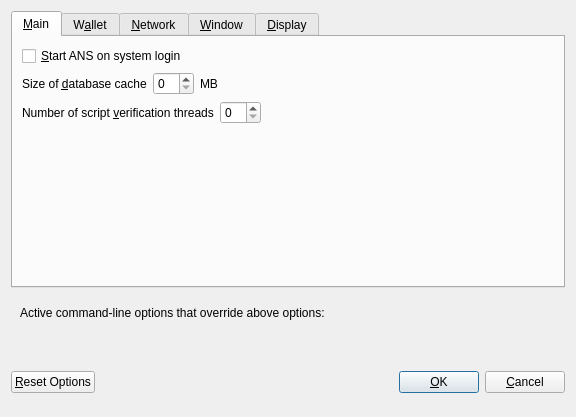
<?xml version="1.0" encoding="UTF-8"?>
<ui version="4.0">
 <class>OptionsDialog</class>
 <widget class="QDialog" name="OptionsDialog">
  <property name="geometry">
   <rect>
    <x>0</x>
    <y>0</y>
    <width>576</width>
    <height>417</height>
   </rect>
  </property>
  <property name="windowTitle">
   <string>Options</string>
  </property>
  <property name="modal">
   <bool>true</bool>
  </property>
  <layout class="QVBoxLayout" name="verticalLayout">
   <item>
    <widget class="QTabWidget" name="tabWidget">
     <property name="currentIndex">
      <number>0</number>
     </property>
     <widget class="QWidget" name="tabMain">
      <attribute name="title">
       <string>&amp;Main</string>
      </attribute>
      <layout class="QVBoxLayout" name="verticalLayout_Main">
       <item>
        <widget class="QCheckBox" name="bitcoinAtStartup">
         <property name="toolTip">
          <string>Automatically start ANS after logging in to the system.</string>
         </property>
         <property name="text">
          <string>&amp;Start ANS on system login</string>
         </property>
        </widget>
       </item>
       <item>
        <layout class="QHBoxLayout" name="horizontalLayout_2_Main">
         <item>
          <widget class="QLabel" name="databaseCacheLabel">
           <property name="text">
            <string>Size of &amp;database cache</string>
           </property>
           <property name="textFormat">
            <enum>Qt::PlainText</enum>
           </property>
           <property name="buddy">
            <cstring>databaseCache</cstring>
           </property>
          </widget>
         </item>
         <item>
          <widget class="QSpinBox" name="databaseCache"/>
         </item>
         <item>
          <widget class="QLabel" name="databaseCacheUnitLabel">
           <property name="text">
            <string>MB</string>
           </property>
           <property name="textFormat">
            <enum>Qt::PlainText</enum>
           </property>
          </widget>
         </item>
         <item>
          <spacer name="horizontalSpacer_2_Main">
           <property name="orientation">
            <enum>Qt::Horizontal</enum>
           </property>
           <property name="sizeHint" stdset="0">
            <size>
             <width>40</width>
             <height>20</height>
            </size>
           </property>
          </spacer>
         </item>
        </layout>
       </item>
       <item>
        <layout class="QHBoxLayout" name="horizontalLayout_3_Main">
         <item>
          <widget class="QLabel" name="threadsScriptVerifLabel">
           <property name="text">
            <string>Number of script &amp;verification threads</string>
           </property>
           <property name="textFormat">
            <enum>Qt::PlainText</enum>
           </property>
           <property name="buddy">
            <cstring>threadsScriptVerif</cstring>
           </property>
          </widget>
         </item>
         <item>
          <widget class="QSpinBox" name="threadsScriptVerif">
           <property name="toolTip">
            <string>(0 = auto, &lt;0 = leave that many cores free)</string>
           </property>
          </widget>
         </item>
         <item>
          <spacer name="horizontalSpacer_3_Main">
           <property name="orientation">
            <enum>Qt::Horizontal</enum>
           </property>
           <property name="sizeHint" stdset="0">
            <size>
             <width>40</width>
             <height>20</height>
            </size>
           </property>
          </spacer>
         </item>
        </layout>
       </item>
       <item>
        <spacer name="verticalSpacer_Main">
         <property name="orientation">
          <enum>Qt::Vertical</enum>
         </property>
         <property name="sizeHint" stdset="0">
          <size>
           <width>20</width>
           <height>40</height>
          </size>
         </property>
        </spacer>
       </item>
      </layout>
     </widget>
     <widget class="QWidget" name="tabWallet">
      <attribute name="title">
       <string>W&amp;allet</string>
      </attribute>
      <layout class="QVBoxLayout" name="verticalLayout_Wallet">
       <item>
        <widget class="QGroupBox" name="groupBox">
         <property name="title">
          <string>Expert</string>
         </property>
         <layout class="QVBoxLayout" name="verticalLayout_2">
          <item>
           <widget class="QCheckBox" name="coinControlFeatures">
            <property name="toolTip">
             <string>Whether to show coin control features or not.</string>
            </property>
            <property name="text">
             <string>Enable coin &amp;control features</string>
            </property>
           </widget>
          </item>
          <item>
           <widget class="QCheckBox" name="showMasternodesTab">
            <property name="toolTip">
             <string>Show additional tab listing all your masternodes in first sub-tab&lt;br/&gt;and all masternodes on the network in second sub-tab.</string>
            </property>
            <property name="text">
             <string>Show Masternodes Tab</string>
            </property>
           </widget>
          </item>
          <item>
           <widget class="QCheckBox" name="spendZeroConfChange">
            <property name="toolTip">
             <string>If you disable the spending of unconfirmed change, the change from a transaction&lt;br/&gt;cannot be used until that transaction has at least one confirmation.&lt;br/&gt;This also affects how your balance is computed.</string>
            </property>
            <property name="text">
             <string>&amp;Spend unconfirmed change</string>
            </property>
           </widget>
          </item>
         </layout>
        </widget>
       </item>
       <item>
        <spacer name="verticalSpacer_Wallet">
         <property name="orientation">
          <enum>Qt::Vertical</enum>
         </property>
         <property name="sizeHint" stdset="0">
          <size>
           <width>20</width>
           <height>40</height>
          </size>
         </property>
        </spacer>
       </item>
      </layout>
     </widget>
     <widget class="QWidget" name="tabNetwork">
      <attribute name="title">
       <string>&amp;Network</string>
      </attribute>
      <layout class="QVBoxLayout" name="verticalLayout_Network">
       <item>
        <widget class="QCheckBox" name="mapPortUpnp">
         <property name="toolTip">
          <string>Automatically open the ANS client port on the router. This only works when your router supports UPnP and it is enabled.</string>
         </property>
         <property name="text">
          <string>Map port using &amp;UPnP</string>
         </property>
        </widget>
       </item>
       <item>
        <widget class="QCheckBox" name="allowIncoming">
         <property name="toolTip">
          <string>Accept connections from outside</string>
         </property>
         <property name="text">
          <string>Allow incoming connections</string>
         </property>
        </widget>
       </item>
       <item>
        <widget class="QCheckBox" name="connectSocks">
         <property name="toolTip">
          <string>Connect to the ANS network through a SOCKS5 proxy.</string>
         </property>
         <property name="text">
          <string>&amp;Connect through SOCKS5 proxy (default proxy):</string>
         </property>
        </widget>
       </item>
       <item>
        <layout class="QHBoxLayout" name="horizontalLayout_1_Network">
         <item>
          <widget class="QLabel" name="proxyIpLabel">
           <property name="text">
            <string>Proxy &amp;IP:</string>
           </property>
           <property name="textFormat">
            <enum>Qt::PlainText</enum>
           </property>
           <property name="buddy">
            <cstring>proxyIp</cstring>
           </property>
          </widget>
         </item>
         <item>
          <widget class="QValidatedLineEdit" name="proxyIp">
           <property name="minimumSize">
            <size>
             <width>140</width>
             <height>0</height>
            </size>
           </property>
           <property name="maximumSize">
            <size>
             <width>140</width>
             <height>16777215</height>
            </size>
           </property>
           <property name="toolTip">
            <string>IP address of the proxy (e.g. IPv4: 127.0.0.1 / IPv6: ::1)</string>
           </property>
          </widget>
         </item>
         <item>
          <widget class="QLabel" name="proxyPortLabel">
           <property name="text">
            <string>&amp;Port:</string>
           </property>
           <property name="textFormat">
            <enum>Qt::PlainText</enum>
           </property>
           <property name="buddy">
            <cstring>proxyPort</cstring>
           </property>
          </widget>
         </item>
         <item>
          <widget class="QLineEdit" name="proxyPort">
           <property name="minimumSize">
            <size>
             <width>55</width>
             <height>0</height>
            </size>
           </property>
           <property name="maximumSize">
            <size>
             <width>55</width>
             <height>16777215</height>
            </size>
           </property>
           <property name="toolTip">
            <string>Port of the proxy (e.g. 9050)</string>
           </property>
          </widget>
         </item>
         <item>
          <spacer name="horizontalSpacer_1_Network">
           <property name="orientation">
            <enum>Qt::Horizontal</enum>
           </property>
           <property name="sizeHint" stdset="0">
            <size>
             <width>40</width>
             <height>20</height>
            </size>
           </property>
          </spacer>
         </item>
        </layout>
       </item>
       <item>
        <spacer name="verticalSpacer_Network">
         <property name="orientation">
          <enum>Qt::Vertical</enum>
         </property>
         <property name="sizeHint" stdset="0">
          <size>
           <width>20</width>
           <height>40</height>
          </size>
         </property>
        </spacer>
       </item>
      </layout>
     </widget>
     <widget class="QWidget" name="tabWindow">
      <attribute name="title">
       <string>&amp;Window</string>
      </attribute>
      <layout class="QVBoxLayout" name="verticalLayout_Window">
       <item>
        <widget class="QCheckBox" name="minimizeToTray">
         <property name="toolTip">
          <string>Show only a tray icon after minimizing the window.</string>
         </property>
         <property name="text">
          <string>&amp;Minimize to the tray instead of the taskbar</string>
         </property>
        </widget>
       </item>
       <item>
        <widget class="QCheckBox" name="minimizeOnClose">
         <property name="toolTip">
          <string>Minimize instead of exit the application when the window is closed. When this option is enabled, the application will be closed only after selecting Quit in the menu.</string>
         </property>
         <property name="text">
          <string>M&amp;inimize on close</string>
         </property>
        </widget>
       </item>
       <item>
        <spacer name="verticalSpacer_Window">
         <property name="orientation">
          <enum>Qt::Vertical</enum>
         </property>
         <property name="sizeHint" stdset="0">
          <size>
           <width>20</width>
           <height>40</height>
          </size>
         </property>
        </spacer>
       </item>
      </layout>
     </widget>
     <widget class="QWidget" name="tabDisplay">
      <attribute name="title">
       <string>&amp;Display</string>
      </attribute>
      <layout class="QVBoxLayout" name="verticalLayout_Display">
       <item>
        <layout class="QHBoxLayout" name="horizontalLayout_1_Display">
         <item>
          <widget class="QLabel" name="langLabel">
           <property name="text">
            <string>User Interface &amp;language:</string>
           </property>
           <property name="textFormat">
            <enum>Qt::PlainText</enum>
           </property>
           <property name="buddy">
            <cstring>lang</cstring>
           </property>
          </widget>
         </item>
         <item>
          <widget class="QValueComboBox" name="lang">
           <property name="toolTip">
            <string>The user interface language can be set here. This setting will take effect after restarting ANS.</string>
           </property>
          </widget>
         </item>
        </layout>
       </item>
       <item>
        <widget class="QLabel" name="label_3">
         <property name="toolTip">
          <string notr="true"/>
         </property>
         <property name="statusTip">
          <string notr="true"/>
         </property>
         <property name="whatsThis">
          <string notr="true"/>
         </property>
         <property name="accessibleName">
          <string notr="true"/>
         </property>
         <property name="text">
          <string>Language missing or translation incomplete? Help contributing translations here:
https://www.transifex.com/ans-project/ans-project-translations</string>
         </property>
         <property name="wordWrap">
          <bool>true</bool>
         </property>
         <property name="openExternalLinks">
          <bool>true</bool>
         </property>
         <property name="textInteractionFlags">
          <set>Qt::TextBrowserInteraction</set>
         </property>
        </widget>
       </item>
       <item>
        <layout class="QHBoxLayout" name="horizontalLayout_4_Display" stretch="0,0">
         <item>
          <widget class="QLabel" name="themeLabel">
           <property name="text">
            <string>User Interface Theme:</string>
           </property>
          </widget>
         </item>
         <item>
          <widget class="QValueComboBox" name="theme"/>
         </item>
        </layout>
       </item>
       <item>
        <widget class="Line" name="line">
         <property name="orientation">
          <enum>Qt::Horizontal</enum>
         </property>
        </widget>
       </item>
       <item>
        <layout class="QHBoxLayout" name="horizontalLayout_2_Display">
         <item>
          <widget class="QLabel" name="unitLabel">
           <property name="text">
            <string>&amp;Unit to show amounts in:</string>
           </property>
           <property name="textFormat">
            <enum>Qt::PlainText</enum>
           </property>
           <property name="buddy">
            <cstring>unit</cstring>
           </property>
          </widget>
         </item>
         <item>
          <widget class="QValueComboBox" name="unit">
           <property name="toolTip">
            <string>Choose the default subdivision unit to show in the interface and when sending coins.</string>
           </property>
          </widget>
         </item>
        </layout>
       </item>
       <item>
        <layout class="QHBoxLayout" name="horizontalLayout_5_Display">
         <item>
          <widget class="QLabel" name="digitsLabel">
           <property name="text">
            <string>Decimal digits</string>
           </property>
          </widget>
         </item>
         <item>
          <widget class="QValueComboBox" name="digits"/>
         </item>
        </layout>
       </item>
       <item>
        <layout class="QHBoxLayout" name="horizontalLayout_3_Display">
         <item>
          <widget class="QLabel" name="thirdPartyTxUrlsLabel">
           <property name="toolTip">
            <string>Third party URLs (e.g. a block explorer) that appear in the transactions tab as context menu items. %s in the URL is replaced by transaction hash. Multiple URLs are separated by vertical bar |.</string>
           </property>
           <property name="text">
            <string>Third party transaction URLs</string>
           </property>
           <property name="buddy">
            <cstring>thirdPartyTxUrls</cstring>
           </property>
          </widget>
         </item>
         <item>
          <widget class="QLineEdit" name="thirdPartyTxUrls">
           <property name="toolTip">
            <string>Third party URLs (e.g. a block explorer) that appear in the transactions tab as context menu items. %s in the URL is replaced by transaction hash. Multiple URLs are separated by vertical bar |.</string>
           </property>
          </widget>
         </item>
        </layout>
       </item>
       <item>
        <spacer name="verticalSpacer">
         <property name="orientation">
          <enum>Qt::Vertical</enum>
         </property>
         <property name="sizeHint" stdset="0">
          <size>
           <width>20</width>
           <height>40</height>
          </size>
         </property>
        </spacer>
       </item>
      </layout>
     </widget>
    </widget>
   </item>
   <item>
    <widget class="QFrame" name="frame">
     <layout class="QVBoxLayout" name="verticalLayout_Bottom">
      <item>
       <layout class="QHBoxLayout" name="horizontalLayout_Bottom">
        <item>
         <widget class="QLabel" name="overriddenByCommandLineInfoLabel">
          <property name="text">
           <string>Active command-line options that override above options:</string>
          </property>
          <property name="textFormat">
           <enum>Qt::PlainText</enum>
          </property>
         </widget>
        </item>
        <item>
         <spacer name="horizontalSpacer_Bottom">
          <property name="orientation">
           <enum>Qt::Horizontal</enum>
          </property>
          <property name="sizeHint" stdset="0">
           <size>
            <width>40</width>
            <height>20</height>
           </size>
          </property>
         </spacer>
        </item>
       </layout>
      </item>
      <item>
       <widget class="QLabel" name="overriddenByCommandLineLabel">
        <property name="text">
         <string/>
        </property>
        <property name="textFormat">
         <enum>Qt::PlainText</enum>
        </property>
        <property name="wordWrap">
         <bool>true</bool>
        </property>
       </widget>
      </item>
     </layout>
    </widget>
   </item>
   <item>
    <layout class="QHBoxLayout" name="horizontalLayout_Buttons">
     <item>
      <widget class="QPushButton" name="resetButton">
       <property name="toolTip">
        <string>Reset all client options to default.</string>
       </property>
       <property name="text">
        <string>&amp;Reset Options</string>
       </property>
       <property name="autoDefault">
        <bool>false</bool>
       </property>
      </widget>
     </item>
     <item>
      <spacer name="horizontalSpacer_1">
       <property name="orientation">
        <enum>Qt::Horizontal</enum>
       </property>
       <property name="sizeHint" stdset="0">
        <size>
         <width>40</width>
         <height>48</height>
        </size>
       </property>
      </spacer>
     </item>
     <item>
      <widget class="QLabel" name="statusLabel">
       <property name="minimumSize">
        <size>
         <width>200</width>
         <height>0</height>
        </size>
       </property>
       <property name="font">
        <font>
         <weight>75</weight>
         <bold>true</bold>
        </font>
       </property>
       <property name="text">
        <string/>
       </property>
       <property name="textFormat">
        <enum>Qt::PlainText</enum>
       </property>
       <property name="wordWrap">
        <bool>true</bool>
       </property>
      </widget>
     </item>
     <item>
      <spacer name="horizontalSpacer_2">
       <property name="orientation">
        <enum>Qt::Horizontal</enum>
       </property>
       <property name="sizeHint" stdset="0">
        <size>
         <width>40</width>
         <height>48</height>
        </size>
       </property>
      </spacer>
     </item>
     <item>
      <widget class="QPushButton" name="okButton">
       <property name="text">
        <string>&amp;OK</string>
       </property>
       <property name="autoDefault">
        <bool>false</bool>
       </property>
       <property name="default">
        <bool>true</bool>
       </property>
      </widget>
     </item>
     <item>
      <widget class="QPushButton" name="cancelButton">
       <property name="text">
        <string>&amp;Cancel</string>
       </property>
       <property name="autoDefault">
        <bool>false</bool>
       </property>
      </widget>
     </item>
    </layout>
   </item>
  </layout>
 </widget>
 <customwidgets>
  <customwidget>
   <class>QValidatedLineEdit</class>
   <extends>QLineEdit</extends>
   <header>qvalidatedlineedit.h</header>
  </customwidget>
  <customwidget>
   <class>QValueComboBox</class>
   <extends>QComboBox</extends>
   <header>qvaluecombobox.h</header>
  </customwidget>
 </customwidgets>
 <resources/>
 <connections/>
</ui>
